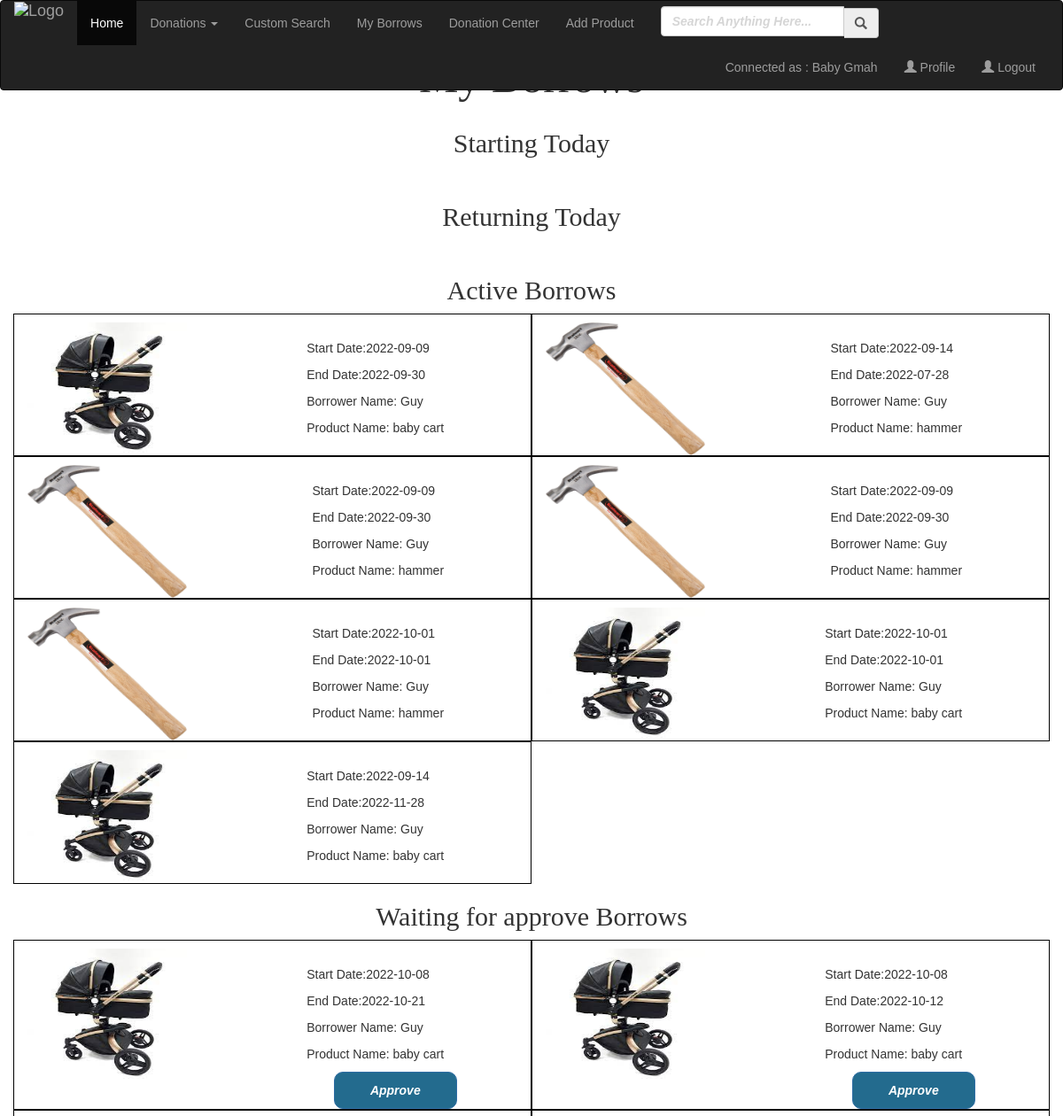
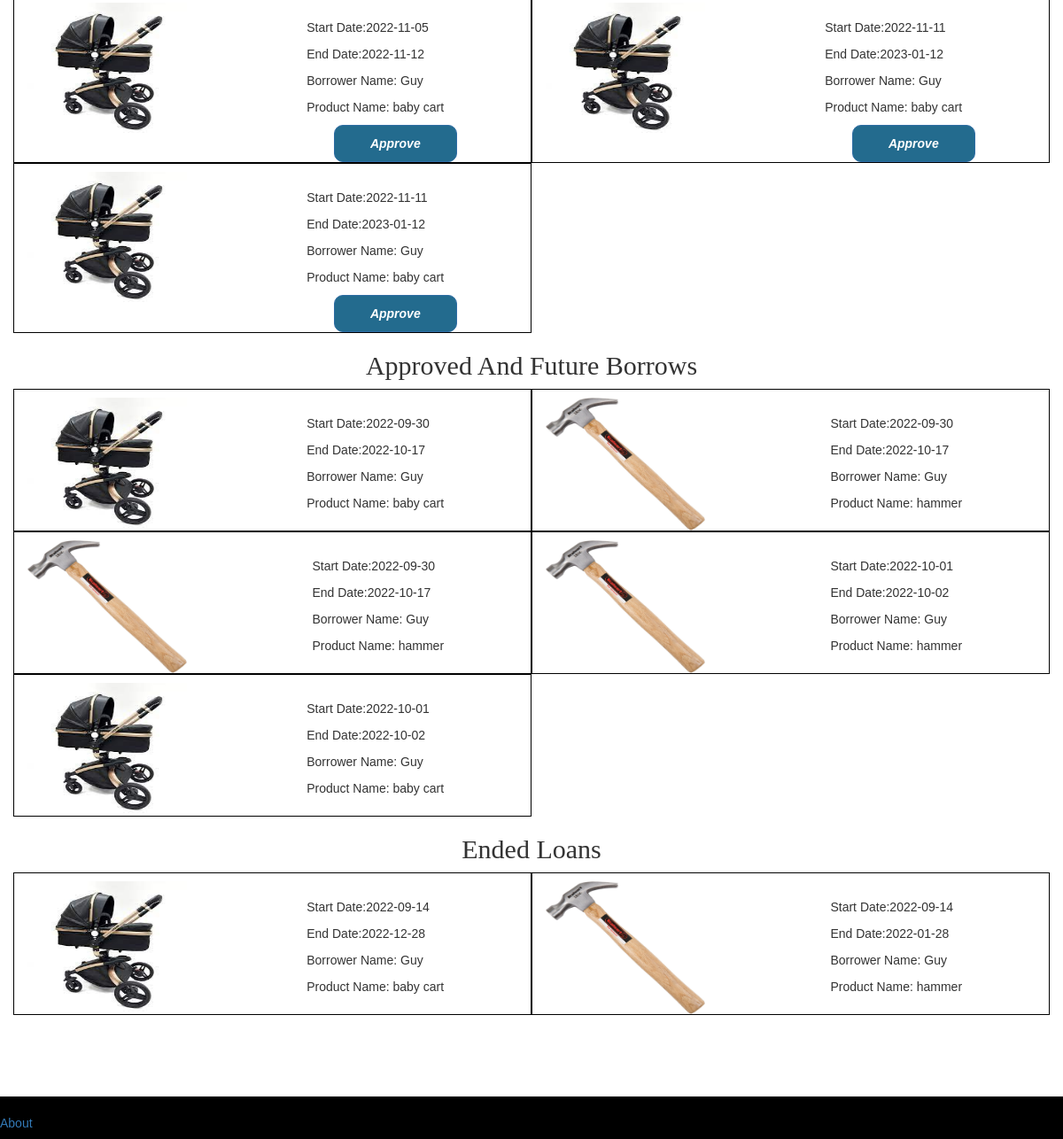
The page /borrows/ (signed in) on the database its author committed (2 pictures, top to bottom).
### project/models.py (models this page shows)
class Gmah(UserMixin, db.Model):
    id = db.Column(db.Integer, primary_key=True)
    name = db.Column(db.String(1000))
    email = db.Column(db.String(1000))
    password = db.Column(db.String(100))
    owner_first_name = db.Column(db.String(50))
    owner_last_name = db.Column(db.String(50))
    phone = db.Column(db.String(10))
    category = db.Column(db.String(50))
    city = db.Column(db.String(200))
    street = db.Column(db.String(200))
    street_number = db.Column(db.Integer)
    profile_picture = db.Column(db.String(200))

class Borrows(db.Model):
    id = db.Column(db.Integer, primary_key=True)
    borrower_id = db.Column(db.Integer)
    gmah_id = db.Column(db.Integer)
    product_id = db.Column(db.Integer)
    start_date = db.Column(db.Date)
    end_date = db.Column(db.Date)
    approved = db.Column(db.Integer)
    is_active = db.Column(db.Integer)

class Products(db.Model):
    id = db.Column(db.Integer, primary_key=True)
    name = db.Column(db.String(1000))
    category = db.Column(db.String(50))
    description = db.Column(db.String(1000))
    idle = db.Column(db.Integer)
    gmah_id = db.Column(db.Integer, db.ForeignKey('gmah.id'))
    pic_name = db.Column(db.String(50))

class User(UserMixin, db.Model):
    id = db.Column(db.Integer, primary_key=True) # primary keys are required by SQLAlchemy
    email = db.Column(db.String(100), unique=True)
    password = db.Column(db.String(100))
    name = db.Column(db.String(1000))
    last_name = db.Column(db.String(1000))
    phone = db.Column(db.String(10))
    city = db.Column(db.String(200))
    street = db.Column(db.String(200))
    street_number = db.Column(db.Integer)
    is_gmah = db.Column(db.Boolean)
    is_blocked = db.Column(db.Boolean)
    profile_picture = db.Column(db.String(200))

### project/auth.py (the view)
@auth.route('/borrows/')
@login_required
def borrows():
    gmah_id = current_user.id
    gmah = Gmah.query.filter_by(id=gmah_id).first()
    if not gmah:
        flash('To see all of your borrows please login')
        return redirect(url_for('auth.login'))
    else:
        borrows = Borrows.query.filter_by(gmah_id=gmah_id).all()
        date = datetime.now()
        date = date.strftime("%Y-%m-%d")
        return render_template("my_borrows.htm", gmah=gmah, borrows=borrows, func=return_user, func2=return_product, date=date,
                               func3=compare_dates)

### project/auth.py (called while the page is built)
@auth.route('/return_user/<id>')
def return_user(id):
    user = User.query.filter_by(id=id).first()
    if user:
        return user
    else:
        return ""

@auth.route('/return_product/<id>')
def return_product(id):
    product = Products.query.filter_by(id=id).first()
    if product:
        return product
    else:
        return ""

@auth.route('/compare_dates/<date>')
def compare_dates(date):
    date = date.strftime("%Y-%m-%d")
    now =  datetime.now()
    now = now.strftime("%Y-%m-%d")
    result = now < date
    if result:
        return False
    else:
        if now==date:
            return True
        else:
            return False

### project/templates/my_borrows.htm (shortened to what this page needs)
{% extends "base.html" %}
{% block content %}
<h2 class="homewelcome" style="text-align:center;">My Borrows</h2>
    <div class="container ">
    <div class="row">
         <h1 class="homewelcome" style="font-size:30px;text-align:center;">Starting Today</h1>
        <br style="clear:both;">
         <h1 class="homewelcome" style="font-size:30px;text-align:center;">Returning Today</h1>
        <br style="clear:both;">
        <h1 class="homewelcome" style="font-size:30px;text-align:center;"> Active Borrows</h1>
        {% for borrow in borrows %}
            {% if borrow.approved==1 and borrow.is_active==1 %}
                <div class="col-sm-6" style="border: 1px solid black;">
                     <div style="float:left">
                        {% set imagename = (func2(borrow.product_id)).pic_name %}
                        <img class="resultProductPhoto" src={{url_for('static',filename='images/products/{}'.format(imagename))}} width="180px" height="150px">
                   </div>
                   <div style="float:right ;margin:5% 15% 0 0;">
                       <p>Start Date:{{ borrow.start_date }}</p>
                       <p>End Date:{{ borrow.end_date }}</p>
                       <p>Borrower Name: {{ (func(borrow.borrower_id)).name }}</p>
                       <p>Product Name: {{ (func2(borrow.product_id)).name }}</p>
                   </div>
                </div>
            {% endif %}
        {% endfor %}
        <br style="clear:both;">
        <h1 class="homewelcome" style="font-size:30px;text-align:center;">Waiting for approve Borrows</h1>
        {% for borrow in borrows %}
            {% if borrow.approved==0 and borrow.is_active==1 %}
                <div class="col-lg-6" style="border: 1px solid black;">
                     <div style="float:left">
                        {% set imagename = (func2(borrow.product_id)).pic_name %}
                        <img class="resultProductPhoto" src={{url_for('static',filename='images/products/{}'.format(imagename))}} width="180px" height="150px">
                    </div>
                   <div style="float:right ;margin:5% 15% 0 0;">
                       <p>Start Date:{{ borrow.start_date }}</p>
                       <p>End Date:{{ borrow.end_date }}</p>
                       <p>Borrower Name: {{ (func(borrow.borrower_id)).name }}</p>
                       <p>Product Name: {{ (func2(borrow.product_id)).name }}</p>
                   </div>
                    {% if borrow.approved==0 %}
                        <a class="btn btn-primary" href="{{ url_for('auth.approved_borrow_post', id=borrow.id) }}" style="margin:0 0 0 30%;">Approve</a> <br>
                    {% endif %}
                </div>
            {% endif %}
        {% endfor %}
        <br style="clear:both;">
         <h1 class="homewelcome" style="font-size:30px;text-align:center;">Approved And Future Borrows</h1>
        {% for borrow in borrows %}
            {% if borrow.approved==1 and borrow.is_active==0 and not func3(borrow.start_date) %}
                <div class="col-lg-6" style="border: 1px solid black;">
                     <div style="float:left">
                       {% set imagename = (func2(borrow.product_id)).pic_name %}
                        <img class="resultProductPhoto" src={{url_for('static',filename='images/products/{}'.format(imagename))}} width="180px" height="150px">
                   </div>
                   <div style="float:right ;margin:5% 15% 0 0;">
                       <p>Start Date:{{ borrow.start_date }}</p>
                       <p>End Date:{{ borrow.end_date }}</p>
                       <p>Borrower Name: {{ (func(borrow.borrower_id)).name }}</p>
                       <p>Product Name: {{ (func2(borrow.product_id)).name }}</p>
                   </div>
                </div>
            {% endif %}
        {% endfor %}
             <br style="clear:both;">
         <h1 class="homewelcome" style="font-size:30px;text-align:center;">Ended Loans</h1>
        {% for borrow in borrows %}
            {% if borrow.approved==0 and borrow.is_active==0 %}
                <div class="col-lg-6" style="border: 1px solid black;">
                     <div style="float:left">
                         {% set imagename = (func2(borrow.product_id)).pic_name %}
                        <img class="resultProductPhoto" src={{url_for('static',filename='images/products/{}'.format(imagename))}} width="180px" height="150px">
                   </div>
                   <div style="float:right ;margin:5% 15% 0 0;">
                       <p>Start Date:{{ borrow.start_date }}</p>
                       <p>End Date:{{ borrow.end_date }}</p>
                       <p>Borrower Name: {{ (func(borrow.borrower_id)).name }}</p>
                       <p>Product Name: {{ (func2(borrow.product_id)).name }}</p>
                   </div>
                </div>
            {% endif %}
        {% endfor %}
    </div>
</div>
<br><br><br>
{% endblock %}

### project/templates/base.html (shortened to what this page needs)
<!DOCTYPE html>
<html>
<head>
    <link rel="stylesheet" href="https://maxcdn.bootstrapcdn.com/bootstrap/3.3.7/css/bootstrap.min.css">
    <link rel= "stylesheet" type= "text/css" href="/static/style.css">
</head>
<body>
<section class="hero is-primary is-fullheight sticky">
    <div class="hero-head">
        <div class="navbar navbar-inverse">
            <div class="container-fluid">
                <div class="row">
                    <div class="col-lg-12">
                        <div class="navbar-header">
                                <a href="{{ url_for('main.index') }}" class="navbar-brand">
                                    <img src="https://i.ibb.co/8M29bd5/Removal-963.png"
                                         alt="Logo" width="120%" height="240%" style="margin-top: -25%;">
                                </a>
                        </div>
                        <div class="navbar-collapse collapse" id="mobile_menu">
                            <ul class="nav navbar-nav">
                                <li class="active"><a href="{{ url_for('main.index') }}">Home</a></li>
                                <li><a href="#" class="dropdown-toggle" data-toggle="dropdown">Donations <span
                                        class="caret"></span></a>
                                </li>
                                <li><a href="/search">Custom Search</a></li>
                                {% if current_user.owner_first_name %}
                                <li><a href="/borrows">My Borrows</a></li>
                                <li><a href="/donations">Donation Center</a></li>
                                <li><a href="/add_product.html">Add Product</a></li>
                                {% endif %}
                            </ul>
                            <ul class="nav navbar-nav">
                                <li>
                                    <form method="POST" action="/search" class="navbar-form">
                                        <div class="form-group">
                                            <div class="input-group">
                                                <input type="search" name="search" id="search"
                                                       placeholder="Search Anything Here..." class="form-control">
                                                <span class="input-group-addon"><span
                                                        class="glyphicon glyphicon-search"></span></span>
                                            </div>
                                        </div>
                                    </form>
                                </li>
                            </ul>
                            <ul class="nav navbar-nav navbar-right">
                                {% if current_user.is_authenticated %}
                                <li><a>
                                 Connected as : {{ current_user.name }} <name></name></a></li>
                                <li><a href="{{ url_for('main.profile', email=current_user.email) }}">
                                    <span class="glyphicon glyphicon-user"></span> Profile</a></li>
                                <li><a href="{{ url_for('auth.logout') }}">
                                    <span class="glyphicon glyphicon-user"></span> Logout</a></li>
                                {% endif %}
                            </ul>
                        </div>
                    </div>
                </div>
            </div>
        </div>
    </div>
</section>
    {% block content %}
            {% endblock %}
 {% block footer %}
<br><br><br><br>
<footer>
  <p><br>
  <a href="/about">About</a></p>
</footer>
   {%- endblock %}
</body>
</html>

### project/static/style.css (style rules this page uses)
body { margin-top:5%; overflow-y: scroll; height: 100%; overflow-x: hidden; font-family: Arial, Helvetica, sans-serif; }
footer { background-color:black; width:100%; bottom:-2px; position:fixed; }
.sticky { position: fixed; width:100%; top:0; z-index: 999; color:53599A; }
.resultProductPhoto { margin:5% 0 0 0; }
.homewelcome { font-family: 'Optima'; font-size:50px; }
input { width: 70%; padding: 15px; margin: 5px 0 22px 0; display: block; border: none; margin:auto; margin-bottom:10px; background: #FFFFFF; border: 1px solid black; border-radius: 5px; height:12px; top:-2px; }
input::placeholder { text-align: left; opacity:0.4; }
.btn { padding: 10px 40px; background-color: #236B8E; color: #FFFFFF; font-style: oblique; font-weight: bold; border-radius: 10px; }
::placeholder { opacity: 1; font-style: oblique; font-weight: bold; }

### rows shown on the page
Gmah: name "Baby Gmah"
Borrows: pic_name (picture), start_date "2022-09-09", end_date "2022-09-30"
User: name "Guy"
Products: name "baby cart"
Borrows: pic_name (picture), start_date "2022-09-14", end_date "2022-07-28"
Products: name "hammer"
Borrows: pic_name (picture), start_date "2022-09-09", end_date "2022-09-30"
Borrows: pic_name (picture), start_date "2022-09-09", end_date "2022-09-30"
Borrows: pic_name (picture), start_date "2022-10-01", end_date "2022-10-01"
Borrows: pic_name (picture), start_date "2022-10-01", end_date "2022-10-01"
Borrows: pic_name (picture), start_date "2022-09-14", end_date "2022-11-28"
Borrows: pic_name (picture), start_date "2022-10-08", end_date "2022-10-21"
Borrows: pic_name (picture), start_date "2022-10-08", end_date "2022-10-12"
Borrows: pic_name (picture), start_date "2022-11-05", end_date "2022-11-12"
Borrows: pic_name (picture), start_date "2022-11-11", end_date "2023-01-12"
Borrows: pic_name (picture), start_date "2022-11-11", end_date "2023-01-12"
Borrows: pic_name (picture), start_date "2022-09-30", end_date "2022-10-17"
Borrows: pic_name (picture), start_date "2022-09-30", end_date "2022-10-17"
Borrows: pic_name (picture), start_date "2022-09-30", end_date "2022-10-17"
Borrows: pic_name (picture), start_date "2022-10-01", end_date "2022-10-02"
Borrows: pic_name (picture), start_date "2022-10-01", end_date "2022-10-02"
Borrows: pic_name (picture), start_date "2022-09-14", end_date "2022-12-28"
Borrows: pic_name (picture), start_date "2022-09-14", end_date "2022-01-28"
